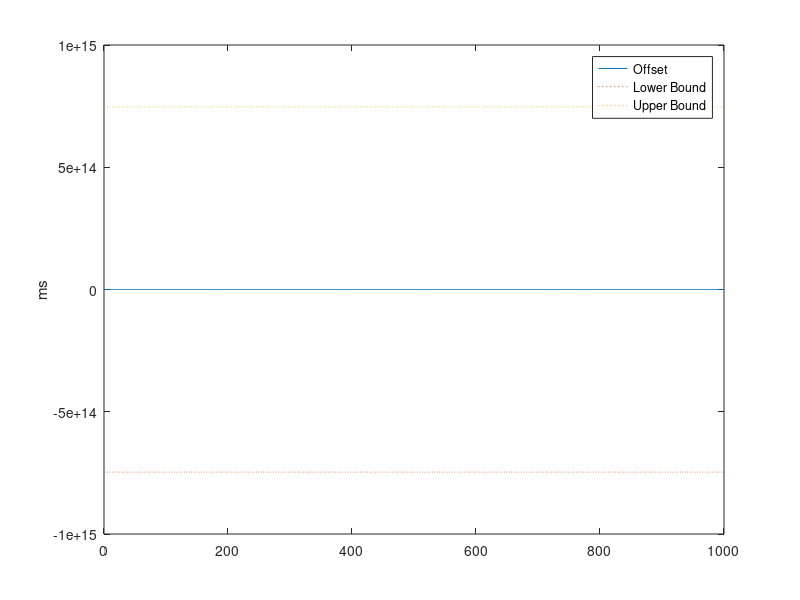

Reproduce this figure in MATLAB.
% CSE 237B, Lab 1, Part 1
% August Nanz

% Import data
data = csvread('./client/result.csv');
rtt = data(:,1)./1e3;
offset = data(:,2)./1e3;

% Plot RTT, offset, and bound on error
figure;
plot(offset);
hold on
plot(offset - rtt./2,':');
plot(offset + rtt./2,':');
legend('Offset','Lower Bound','Upper Bound');
ylabel('ms');